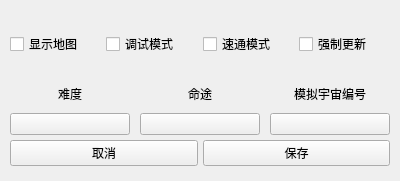
<?xml version="1.0" encoding="UTF-8"?>
<ui version="4.0">
 <class>Frame</class>
 <widget class="QFrame" name="Frame">
  <property name="geometry">
   <rect>
    <x>0</x>
    <y>0</y>
    <width>400</width>
    <height>181</height>
   </rect>
  </property>
  <property name="minimumSize">
   <size>
    <width>400</width>
    <height>0</height>
   </size>
  </property>
  <property name="windowTitle">
   <string>Frame</string>
  </property>
  <layout class="QVBoxLayout" name="verticalLayout_3">
   <property name="spacing">
    <number>5</number>
   </property>
   <property name="leftMargin">
    <number>10</number>
   </property>
   <property name="topMargin">
    <number>32</number>
   </property>
   <property name="rightMargin">
    <number>10</number>
   </property>
   <property name="bottomMargin">
    <number>10</number>
   </property>
   <item>
    <layout class="QHBoxLayout" name="horizontalLayout">
     <property name="spacing">
      <number>5</number>
     </property>
     <item>
      <widget class="CheckBox" name="checkbox_show_map">
       <property name="text">
        <string>显示地图</string>
       </property>
       <property name="tristate">
        <bool>false</bool>
       </property>
      </widget>
     </item>
     <item>
      <widget class="CheckBox" name="checkbox_debug">
       <property name="text">
        <string>调试模式</string>
       </property>
       <property name="tristate">
        <bool>false</bool>
       </property>
      </widget>
     </item>
     <item>
      <widget class="CheckBox" name="checkbox_speed">
       <property name="text">
        <string>速通模式</string>
       </property>
       <property name="tristate">
        <bool>false</bool>
       </property>
      </widget>
     </item>
     <item>
      <widget class="CheckBox" name="checkbox_update">
       <property name="text">
        <string>强制更新</string>
       </property>
       <property name="tristate">
        <bool>false</bool>
       </property>
      </widget>
     </item>
    </layout>
   </item>
   <item>
    <layout class="QHBoxLayout" name="horizontalLayout_2">
     <property name="spacing">
      <number>10</number>
     </property>
     <item>
      <layout class="QVBoxLayout" name="verticalLayout_2" stretch="0,0">
       <property name="spacing">
        <number>10</number>
       </property>
       <item>
        <widget class="StrongBodyLabel" name="label_difficulty">
         <property name="text">
          <string>难度</string>
         </property>
         <property name="alignment">
          <set>Qt::AlignBottom|Qt::AlignHCenter</set>
         </property>
        </widget>
       </item>
       <item>
        <widget class="ComboBox" name="combobox_difficulty"/>
       </item>
      </layout>
     </item>
     <item>
      <layout class="QVBoxLayout" name="verticalLayout">
       <property name="spacing">
        <number>10</number>
       </property>
       <item>
        <widget class="StrongBodyLabel" name="label_fate">
         <property name="text">
          <string>命途</string>
         </property>
         <property name="alignment">
          <set>Qt::AlignBottom|Qt::AlignHCenter</set>
         </property>
        </widget>
       </item>
       <item>
        <widget class="ComboBox" name="combobox_fate"/>
       </item>
      </layout>
     </item>
     <item>
      <layout class="QVBoxLayout" name="verticalLayout_4">
       <property name="spacing">
        <number>10</number>
       </property>
       <item>
        <widget class="StrongBodyLabel" name="label_number">
         <property name="text">
          <string>模拟宇宙编号</string>
         </property>
         <property name="alignment">
          <set>Qt::AlignBottom|Qt::AlignHCenter</set>
         </property>
        </widget>
       </item>
       <item>
        <widget class="ComboBox" name="combobox_number"/>
       </item>
      </layout>
     </item>
    </layout>
   </item>
   <item>
    <layout class="QHBoxLayout" name="horizontalLayout_3">
     <property name="spacing">
      <number>5</number>
     </property>
     <property name="bottomMargin">
      <number>5</number>
     </property>
     <item>
      <widget class="PushButton" name="button_no">
       <property name="text">
        <string>取消</string>
       </property>
      </widget>
     </item>
     <item>
      <widget class="PushButton" name="button_yes">
       <property name="text">
        <string>保存</string>
       </property>
      </widget>
     </item>
    </layout>
   </item>
  </layout>
 </widget>
 <customwidgets>
  <customwidget>
   <class>CheckBox</class>
   <extends>QCheckBox</extends>
   <header>qfluentwidgets</header>
  </customwidget>
  <customwidget>
   <class>ComboBox</class>
   <extends>QPushButton</extends>
   <header>qfluentwidgets</header>
  </customwidget>
  <customwidget>
   <class>PushButton</class>
   <extends>QPushButton</extends>
   <header>qfluentwidgets</header>
  </customwidget>
  <customwidget>
   <class>StrongBodyLabel</class>
   <extends>QLabel</extends>
   <header>qfluentwidgets</header>
  </customwidget>
 </customwidgets>
 <resources/>
 <connections/>
</ui>
